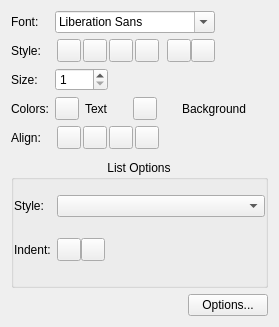
<ui version="4.0" >
 <class>SimpleStyleWidget</class>
 <widget class="QWidget" name="SimpleStyleWidget" >
  <property name="geometry" >
   <rect>
    <x>0</x>
    <y>0</y>
    <width>279</width>
    <height>327</height>
   </rect>
  </property>
  <property name="sizePolicy" >
   <sizepolicy vsizetype="Preferred" hsizetype="Preferred" >
    <horstretch>0</horstretch>
    <verstretch>0</verstretch>
   </sizepolicy>
  </property>
  <property name="windowTitle" >
   <string>Form</string>
  </property>
  <layout class="QGridLayout" >
   <item row="0" column="0" colspan="2" >
    <layout class="QGridLayout" >
     <property name="bottomMargin" >
      <number>5</number>
     </property>
     <item row="0" column="0" >
      <widget class="QLabel" name="fontLabel" >
       <property name="text" >
        <string>Font:</string>
       </property>
       <property name="buddy" >
        <cstring>fontComboBox</cstring>
       </property>
      </widget>
     </item>
     <item row="0" column="1" colspan="3" >
      <widget class="QFontComboBox" name="fontComboBox" >
       <property name="sizePolicy" >
        <sizepolicy vsizetype="Fixed" hsizetype="Ignored" >
         <horstretch>0</horstretch>
         <verstretch>0</verstretch>
        </sizepolicy>
       </property>
      </widget>
     </item>
     <item row="1" column="0" >
      <widget class="QLabel" name="label_2" >
       <property name="text" >
        <string>Style:</string>
       </property>
       <property name="buddy" >
        <cstring>bold</cstring>
       </property>
      </widget>
     </item>
     <item row="1" column="1" colspan="2" >
      <layout class="QHBoxLayout" >
       <property name="spacing" >
        <number>0</number>
       </property>
       <item>
        <widget class="QToolButton" name="bold" >
         <property name="text" >
          <string/>
         </property>
        </widget>
       </item>
       <item>
        <widget class="QToolButton" name="italic" >
         <property name="text" >
          <string/>
         </property>
        </widget>
       </item>
       <item>
        <widget class="QToolButton" name="underline" >
         <property name="text" >
          <string/>
         </property>
        </widget>
       </item>
       <item>
        <widget class="QToolButton" name="strikeOut" >
         <property name="text" >
          <string/>
         </property>
        </widget>
       </item>
      </layout>
     </item>
     <item row="1" column="3" >
      <layout class="QHBoxLayout" >
       <property name="spacing" >
        <number>0</number>
       </property>
       <item>
        <widget class="QToolButton" name="subscript" >
         <property name="text" >
          <string/>
         </property>
        </widget>
       </item>
       <item>
        <widget class="QToolButton" name="superscript" >
         <property name="text" >
          <string/>
         </property>
        </widget>
       </item>
      </layout>
     </item>
     <item row="1" column="4" >
      <spacer>
       <property name="orientation" >
        <enum>Qt::Horizontal</enum>
       </property>
       <property name="sizeHint" >
        <size>
         <width>16</width>
         <height>20</height>
        </size>
       </property>
      </spacer>
     </item>
     <item row="2" column="0" >
      <widget class="QLabel" name="sizeLabel" >
       <property name="text" >
        <string>Size:</string>
       </property>
       <property name="buddy" >
        <cstring>sizeSpinBox</cstring>
       </property>
      </widget>
     </item>
     <item row="2" column="1" >
      <widget class="QSpinBox" name="sizeSpinBox" >
       <property name="minimum" >
        <number>1</number>
       </property>
       <property name="maximum" >
        <number>999</number>
       </property>
      </widget>
     </item>
     <item row="2" column="2" >
      <spacer>
       <property name="orientation" >
        <enum>Qt::Horizontal</enum>
       </property>
       <property name="sizeHint" >
        <size>
         <width>29</width>
         <height>20</height>
        </size>
       </property>
      </spacer>
     </item>
     <item row="3" column="0" >
      <widget class="QLabel" name="label" >
       <property name="text" >
        <string>Colors:</string>
       </property>
       <property name="buddy" >
        <cstring>textColor</cstring>
       </property>
      </widget>
     </item>
     <item row="3" column="1" >
      <layout class="QHBoxLayout" >
       <item>
        <widget class="QToolButton" name="textColor" >
         <property name="text" >
          <string/>
         </property>
        </widget>
       </item>
       <item>
        <widget class="QLabel" name="label_4" >
         <property name="sizePolicy" >
          <sizepolicy vsizetype="Preferred" hsizetype="Fixed" >
           <horstretch>0</horstretch>
           <verstretch>0</verstretch>
          </sizepolicy>
         </property>
         <property name="text" >
          <string>Text</string>
         </property>
         <property name="buddy" >
          <cstring>textColor</cstring>
         </property>
        </widget>
       </item>
      </layout>
     </item>
     <item row="3" column="2" colspan="3" >
      <layout class="QHBoxLayout" >
       <item>
        <widget class="QToolButton" name="backgroundColor" >
         <property name="text" >
          <string/>
         </property>
        </widget>
       </item>
       <item>
        <widget class="QLabel" name="label_5" >
         <property name="sizePolicy" >
          <sizepolicy vsizetype="Preferred" hsizetype="Fixed" >
           <horstretch>0</horstretch>
           <verstretch>0</verstretch>
          </sizepolicy>
         </property>
         <property name="text" >
          <string>Background</string>
         </property>
         <property name="buddy" >
          <cstring>backgroundColor</cstring>
         </property>
        </widget>
       </item>
      </layout>
     </item>
     <item row="4" column="0" >
      <widget class="QLabel" name="label_7" >
       <property name="text" >
        <string>Align:</string>
       </property>
       <property name="buddy" >
        <cstring>alignLeft</cstring>
       </property>
      </widget>
     </item>
     <item row="4" column="1" colspan="2" >
      <layout class="QHBoxLayout" >
       <property name="spacing" >
        <number>0</number>
       </property>
       <item>
        <widget class="QToolButton" name="alignLeft" />
       </item>
       <item>
        <widget class="QToolButton" name="alignCenter" >
         <property name="autoRaise" >
          <bool>false</bool>
         </property>
        </widget>
       </item>
       <item>
        <widget class="QToolButton" name="alignRight" >
         <property name="autoRaise" >
          <bool>false</bool>
         </property>
        </widget>
       </item>
       <item>
        <widget class="QToolButton" name="alignBlock" >
         <property name="autoRaise" >
          <bool>false</bool>
         </property>
        </widget>
       </item>
      </layout>
     </item>
     <item row="4" column="3" >
      <spacer>
       <property name="orientation" >
        <enum>Qt::Horizontal</enum>
       </property>
       <property name="sizeHint" >
        <size>
         <width>40</width>
         <height>20</height>
        </size>
       </property>
      </spacer>
     </item>
    </layout>
   </item>
   <item row="1" column="0" colspan="2" >
    <widget class="QGroupBox" name="groupBox" >
     <property name="title" >
      <string>List Options</string>
     </property>
     <property name="alignment" >
      <set>Qt::AlignHCenter|Qt::AlignTop</set>
     </property>
     <property name="flat" >
      <bool>true</bool>
     </property>
     <layout class="QGridLayout" >
      <property name="leftMargin" >
       <number>0</number>
      </property>
      <property name="topMargin" >
       <number>0</number>
      </property>
      <property name="rightMargin" >
       <number>0</number>
      </property>
      <item row="0" column="0" >
       <widget class="QLabel" name="label_3" >
        <property name="text" >
         <string>Style:</string>
        </property>
        <property name="buddy" >
         <cstring>listType</cstring>
        </property>
       </widget>
      </item>
      <item row="0" column="1" colspan="2" >
       <widget class="QComboBox" name="listType" >
        <property name="maxVisibleItems" >
         <number>15</number>
        </property>
       </widget>
      </item>
      <item row="1" column="0" >
       <widget class="QLabel" name="label_6" >
        <property name="text" >
         <string>Indent:</string>
        </property>
        <property name="buddy" >
         <cstring>decreaseIndent</cstring>
        </property>
       </widget>
      </item>
      <item row="1" column="1" >
       <layout class="QHBoxLayout" >
        <property name="spacing" >
         <number>0</number>
        </property>
        <item>
         <widget class="QToolButton" name="decreaseIndent" >
          <property name="autoRaise" >
           <bool>false</bool>
          </property>
         </widget>
        </item>
        <item>
         <widget class="QToolButton" name="increaseIndent" >
          <property name="autoRaise" >
           <bool>false</bool>
          </property>
         </widget>
        </item>
       </layout>
      </item>
      <item row="1" column="2" >
       <spacer>
        <property name="orientation" >
         <enum>Qt::Horizontal</enum>
        </property>
        <property name="sizeHint" >
         <size>
          <width>61</width>
          <height>20</height>
         </size>
        </property>
       </spacer>
      </item>
     </layout>
    </widget>
   </item>
   <item row="2" column="0" >
    <spacer>
     <property name="orientation" >
      <enum>Qt::Horizontal</enum>
     </property>
     <property name="sizeHint" >
      <size>
       <width>91</width>
       <height>20</height>
      </size>
     </property>
    </spacer>
   </item>
   <item row="2" column="1" >
    <widget class="QPushButton" name="optionsButton" >
     <property name="text" >
      <string>Options...</string>
     </property>
    </widget>
   </item>
  </layout>
 </widget>
 <resources/>
 <connections/>
</ui>
